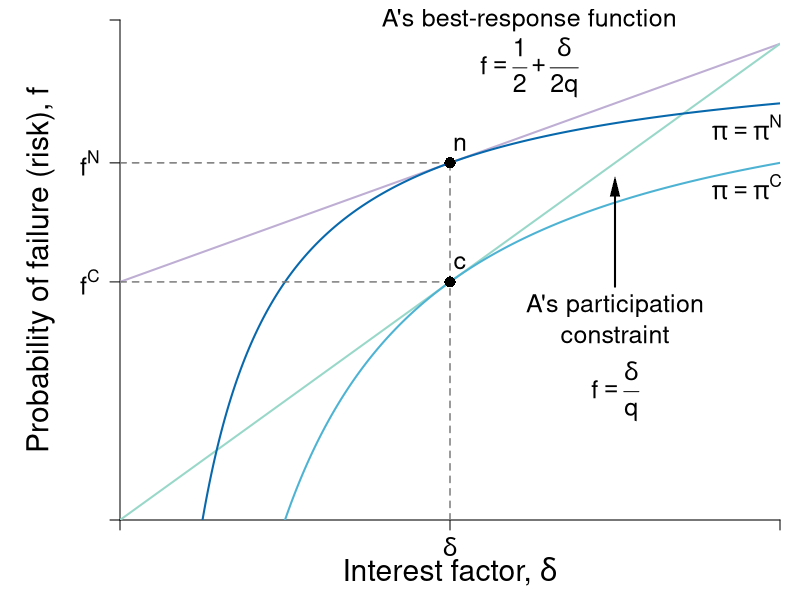

This chart was generated by the following R code:
#Graph Designer: Simon Halliday, Scott Cohn
#Authors: Bowles and Halliday
#Title: Coordination, Conflict and Competition: A Text in Microeconomics

library(shape)
pdf(file = "credit/non_contractual_risk_comparison.pdf", width = 8, height = 6)

#Set parameters for graphics
pointsize <- 1.8
axislabelsize <- 1.8
labelsize <- 1.5
namesize <- 1.8
annotatesize <- 1.5
graphlinewidth <- 2
segmentlinewidth <- 1.5

COL <- c("#7fc97f", "#beaed4", "#fdc086", "#ffff99", "#386cb0", "#f0027f", "#bf5b17", "#666666")
COLA <- c("#e0f3db", "#99d8c9","#66c2a4","#41ae76", "#238b45", "#005824")
COLB <- c("#c6dbef", "#4eb3d3", "#2b8cbe", "#0868ac","#084081")
COLC <- c("#fcfbfd", "#efedf5", "#dadaeb", "#bcbddc", "#9e9ac8", "#807dba", "#6a51a3", "#54278f", "#3f007d")
grays <- gray.colors(25, start = 1, end = 0)

#Edited the margins to cater for the larger LHS labels
par(mar =  c(4, 6, 1, 1))

brfFn <- function(delta, q = 1) {
  .5 + (delta / (2 * q)) 
}

PCFn <- function(delta, q = 1) {
  delta/q
}

isoreturnFn <- function(delta, pi=0.125) {
  1 - (pi)/delta
}


yFn <- function(d1, f1, q = 1){
  q*f1*(1 - f1) - d1*(1 - f1)
}

profitFn <- function(d1, q = 1){
  d1/2 - (1/(2*q))*(d1)^2
}

ylow <- function(delta, q = 1, ybar = 0.0625){
  (-sqrt(delta^2 - 2*delta*q + q^2 - 4*q*ybar) + delta + q)/(2*q)
}

yhigh <- function(delta, q = 1, ybar = 0.0625){
  (sqrt(delta^2 - 2*delta*q + q^2 - 4*q*ybar) + delta + q)/(2*q)
}

xlims <- c(0, 1)
ylims <- c(0, 1.05)

npts <- 501 
d1 <- seq(xlims[1], xlims[2], length.out = npts)
f1 <- seq(ylims[1], ylims[2], length.out = npts) 
a <- c(0.0625)

plot(0, 0, xlim = xlims, ylim = ylims, type = "n",
     xlab = expression(paste("")),
     ylab = expression(paste("")), 
     xaxt = "n", 
     yaxt = "n", 
     cex.lab = axislabelsize, 
     bty = "n", 
     xaxs = "i", 
     yaxs = "i"
)


ticksy <- c(ylims[1], isoreturnFn(0.25), brfFn(delta = 0.5), ylims[2])
ylabels <- c(NA, expression(paste(f^{C})), expression(paste(f^{N})), NA)
ticksx <- c(xlims[1], 0.5, xlims[2])
xlabels <- c(NA, expression(paste(delta)), NA)

axis(1, at = ticksx, pos = 0, labels = xlabels, cex.axis = labelsize)
axis(2, at = ticksy, pos = 0, labels = ylabels, las = 1, cex.axis = labelsize)

npts <- 503 
xx1 <- seq(xlims[1], xlims[2], length.out = npts)
xx2 <- seq(0, 1, length.out = npts)
# 
# xpoly1 <- seq(from = 0.168, to = 0.5, length.out = 500)
# ypoly1 <- ylow(xpoly1)
# ypoly2 <- isoreturnFn(xpoly1)
# polygon(x = c(xpoly1, rev(xpoly1)), y = c(ypoly1, rev(ypoly2)), col = COL[4], density = NULL, border = NA)


#Draw the graphs
lines(xx1, brfFn(xx1), col = COL[2], lwd = graphlinewidth)
lines(xx1, PCFn(xx1), col = COLA[2], lwd = graphlinewidth)
lines(xx1, isoreturnFn(xx1), col = COLB[4], lwd = graphlinewidth)
lines(xx1, isoreturnFn(xx1, pi = 0.25), col = COLB[2], lwd = graphlinewidth)

#Axis labels
mtext(expression(paste("Interest factor, ", delta)), side = 1, line = 2.5, cex = axislabelsize)
text(-0.12, 0.5*(ylims[2]), expression(paste("Probability of failure (risk), ", f)), xpd = TRUE, cex = axislabelsize, srt = 90) 


# contour(d1, f1,
#         outer(d1, f1, yFn),
#         drawlabels = FALSE,
#         col = COLA[3],
#         lwd = graphlinewidth,
#         levels = a,
#         xaxs = "i",
#         yaxs = "i",
#         add = TRUE)


segments(0.5, 0, 0.5, brfFn(delta = 0.5), lty = 2, col = grays[20] , lwd = segmentlinewidth)
segments(0, brfFn(delta = 0.5), 0.5, brfFn(delta = 0.5), lty = 2, col = grays[20] , lwd = segmentlinewidth)
segments(0, isoreturnFn(0.25), 0.5, isoreturnFn(0.25), lty = 2, col = grays[20] , lwd = segmentlinewidth)

#Annotate points (4,4),(2,8),(8,2) on feasibility frontier
text(0.5 + 0.015, isoreturnFn(0.5) + 0.04, expression(paste(n)), cex = labelsize)
points(0.5, isoreturnFn(0.5), pch = 16, col = "black", cex = 1.5)

text(0.5 + 0.015, isoreturnFn(0.25) + 0.04, expression(paste(c)), cex = labelsize)
points(0.5, isoreturnFn(0.25), pch = 16, col = "black", cex = 1.5)


# text(0.375 + 0.02, 0.6 + 0.03, expression(paste(b)), cex = labelsize)
# points(0.375, 0.6, pch = 16, col = "black", cex = 1.5)

# text(0.2, 0.85, expression(paste(y == y^{n})), cex = labelsize)

text(0.62, 1.05, expression(paste("A's best-response function")), cex = labelsize, xpd = TRUE)
text(0.62, 0.95, expression(paste(f == frac(1,2) + frac(delta, 2*q))), cex = labelsize)

text(0.75, 0.45, expression(paste("A's participation")), cex = labelsize)
text(0.75, 0.39, expression(paste("constraint")), cex = labelsize)
text(0.75, 0.27, expression(paste(f == frac(delta, q))), cex = labelsize)
Arrows(0.75, 0.49, 0.75, 0.7, col = "black", lty = 1, lwd = 2, arr.type = "triangle", arr.lwd = 0.5)


#text(0.87, 0.6, expression(paste("P's isoprofit curve")), cex = labelsize, xpd = TRUE)
text(0.95, 0.825, expression(paste(pi == pi^{N})), cex = labelsize, xpd = TRUE)
#Arrows(0.87, 0.63, 0.87, 0.82, col = "black", lty = 1, lwd = 2, arr.type = "triangle", arr.lwd = 0.5)
text(0.95, 0.7, expression(paste(pi == pi^{C})), cex = labelsize, xpd = TRUE)

# text(0.3, 0.13, expression(paste("Pareto-improving")), cex = labelsize)
# text(0.3, 0.07, expression(paste("lens")), cex = labelsize)
# Arrows(0.3, 0.18, 0.3, 0.5, col = "black", lty = 1, lwd = 2, arr.type = "triangle", arr.lwd = 0.5)


dev.off()
